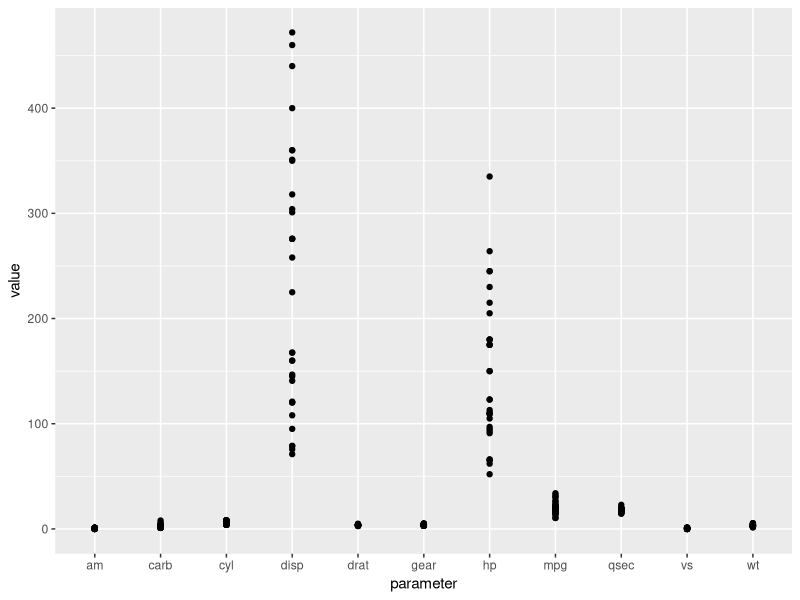
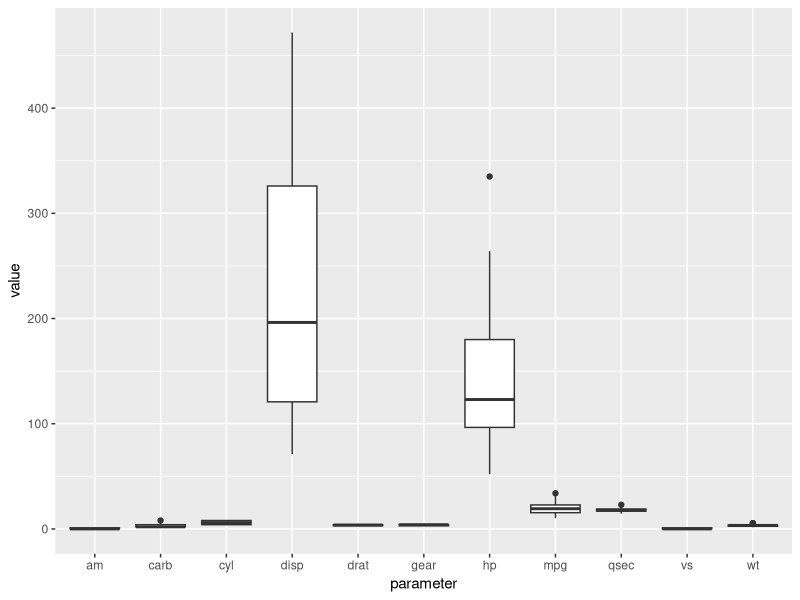

These charts were generated, in order, by the following R code:
library(tidyverse)

rm(list = ls())

df <- mtcars |> mutate(name = rownames(mtcars), .before =mpg ) |> 
  as.tibble() |> 
  pivot_longer(cols = mpg:carb,names_to = "parameter", values_to = "value")


df |> ggplot(mapping = aes(x = parameter, y = value)) +
  geom_point()

df |> ggplot(mapping = aes(x = parameter, y = value)) +
  geom_boxplot()
